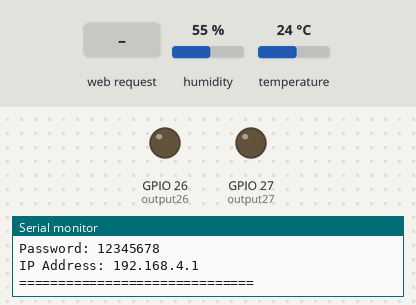
Bench run of a sketch on a simulated ESP32. On the bench: output pins drawn as LEDs (lit = HIGH), the last lines printed to the serial monitor. Inputs (shaded band) come from the test bench; at power-on: humidity 55 %, temperature 24 °C.

Above: at 1.2 s.
1.3 s: HTTP request GET /26/on received
At 2.1 s:
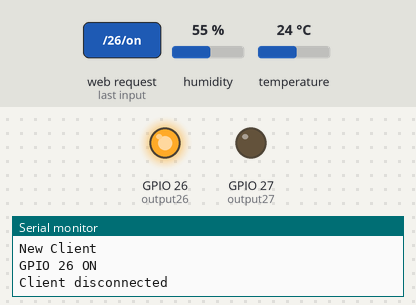
2.8 s: HTTP request GET /27/on received
At 3.6 s:
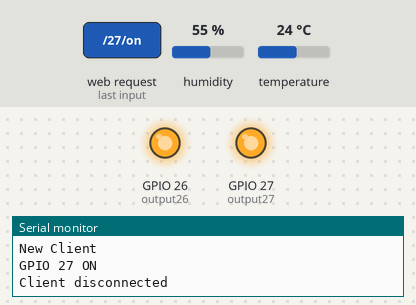
4.3 s: HTTP request GET /26/off received
At 5.5 s:
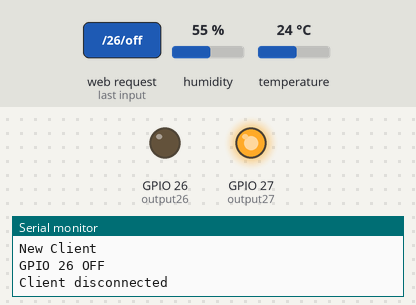
5.8 s: HTTP request GET /27/off received
At 7.1 s:
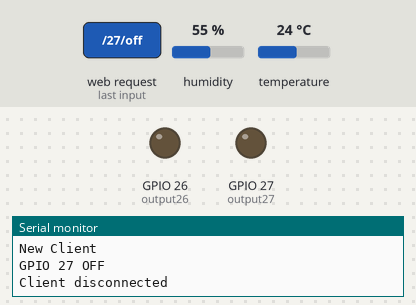
Timing chart, 0 to 8.3 s (numbered marks = the images above; inputs shaded):
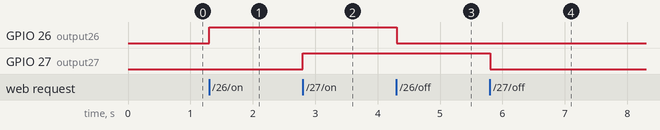

Measured:
- after the input at 1.3 s, GPIO 26 (output26): LOW → HIGH at once
- after the input at 2.8 s, GPIO 27 (output27): LOW → HIGH at once
- after the input at 4.3 s, GPIO 26 (output26): HIGH → LOW at once
- after the input at 5.8 s, GPIO 27 (output27): HIGH → LOW at once

The sketch:

sketch_sep30a.ino
```cpp
#include <WiFi.h>
#include "DHT.h"

// ========================================
// ESP32 WiFi
// ========================================
const char* ssid = "ESP32_WIFI";
const char* password = "12345678";

// ========================================
// DHT11
// ========================================
#define DHTPIN 4
#define DHTTYPE DHT11

DHT dht(DHTPIN, DHTTYPE);

// ========================================
// Web Server
// ========================================
WiFiServer server(80);

// ========================================
// GPIO
// ========================================
const int output26 = 26;
const int output27 = 27;

String output26State = "OFF";
String output27State = "OFF";

// ========================================
// SETUP
// ========================================
void setup() {

  Serial.begin(115200);

  pinMode(output26, OUTPUT);
  pinMode(output27, OUTPUT);

  digitalWrite(output26, LOW);
  digitalWrite(output27, LOW);

  dht.begin();

  // ========================================
  // Create WiFi Access Point
  // ========================================
  WiFi.mode(WIFI_AP);

  WiFi.softAP(ssid, password);

  Serial.println();
  Serial.println("==============================");
  Serial.println("ESP32 WiFi Started");
  Serial.print("WiFi Name: ");
  Serial.println(ssid);
  Serial.print("Password: ");
  Serial.println(password);
  Serial.print("IP Address: ");
  Serial.println(WiFi.softAPIP());
  Serial.println("==============================");

  server.begin();
}

// ========================================
// LOOP
// ========================================
void loop() {

  WiFiClient client = server.available();

  if (!client) {
    return;
  }

  Serial.println("New Client");

  String request = "";

  unsigned long timeout = millis();

  while (client.connected() && millis() - timeout < 2000) {

    if (client.available()) {

      char c = client.read();

      request += c;

      if (c == '\n') {

        // ========================================
        // GPIO 26
        // ========================================

        if (request.indexOf("GET /26/on") >= 0) {

          digitalWrite(output26, HIGH);
          output26State = "ON";

          Serial.println("GPIO 26 ON");
        }

        if (request.indexOf("GET /26/off") >= 0) {

          digitalWrite(output26, LOW);
          output26State = "OFF";

          Serial.println("GPIO 26 OFF");
        }

        // ========================================
        // GPIO 27
        // ========================================

        if (request.indexOf("GET /27/on") >= 0) {

          digitalWrite(output27, HIGH);
          output27State = "ON";

          Serial.println("GPIO 27 ON");
        }

        if (request.indexOf("GET /27/off") >= 0) {

          digitalWrite(output27, LOW);
          output27State = "OFF";

          Serial.println("GPIO 27 OFF");
        }

        // ========================================
        // Read DHT11
        // ========================================

        float temperature = dht.readTemperature();
        float humidity = dht.readHumidity();

        if (isnan(temperature)) {
          temperature = 0;
        }

        if (isnan(humidity)) {
          humidity = 0;
        }

        // ========================================
        // Calculate Gauge Angles
        // Temperature: 0-50 C
        // Humidity: 0-100 %
        // ========================================

        int tempAngle = map(
          constrain((int)temperature, 0, 50),
          0,
          50,
          -90,
          90
        );

        int humAngle = map(
          constrain((int)humidity, 0, 100),
          0,
          100,
          -90,
          90
        );

        // ========================================
        // HTTP
        // ========================================

        client.println("HTTP/1.1 200 OK");
        client.println("Content-type:text/html");
        client.println("Connection: close");
        client.println();

        // ========================================
        // HTML
        // ========================================

        client.println("<!DOCTYPE html>");
        client.println("<html>");
        client.println("<head>");

        client.println(
          "<meta name='viewport' "
          "content='width=device-width, initial-scale=1'>"
        );

        client.println("<title>ESP32 DHT11 Monitor</title>");

        // ========================================
        // CSS
        // ========================================

        client.println("<style>");

        client.println("* { box-sizing: border-box; }");

        client.println("body {");
        client.println("font-family: Arial, sans-serif;");
        client.println("text-align: center;");
        client.println("background: #111827;");
        client.println("color: white;");
        client.println("margin: 0;");
        client.println("padding: 20px;");
        client.println("}");

        client.println("h1 {");
        client.println("margin-bottom: 30px;");
        client.println("}");

        client.println(".gauges {");
        client.println("display: flex;");
        client.println("justify-content: center;");
        client.println("align-items: center;");
        client.println("gap: 40px;");
        client.println("flex-wrap: wrap;");
        client.println("}");

        // ========================================
        // Gauge
        // ========================================

        client.println(".gauge-box {");
        client.println("width: 330px;");
        client.println("background: #1f2937;");
        client.println("padding: 25px;");
        client.println("border-radius: 20px;");
        client.println("}");

        client.println(".gauge {");
        client.println("position: relative;");
        client.println("width: 280px;");
        client.println("height: 160px;");
        client.println("margin: 20px auto;");
        client.println("border-radius: 280px 280px 0 0;");
        client.println("background:");
        client.println("conic-gradient(");
        client.println("#2196F3 0deg,");
        client.println("#00C853 45deg,");
        client.println("#FFC107 70deg,");
        client.println("#F44336 90deg,");
        client.println("#F44336 180deg");
        client.println(");");
        client.println("overflow: hidden;");
        client.println("}");

        client.println(".gauge::after {");
        client.println("content: '';");
        client.println("position: absolute;");
        client.println("width: 230px;");
        client.println("height: 115px;");
        client.println("background: #1f2937;");
        client.println("bottom: 0;");
        client.println("left: 25px;");
        client.println("border-radius: 230px 230px 0 0;");
        client.println("}");

        client.println(".needle {");
        client.println("position: absolute;");
        client.println("width: 6px;");
        client.println("height: 110px;");
        client.println("background: white;");
        client.println("bottom: 0;");
        client.println("left: 137px;");
        client.println("transform-origin: bottom center;");
        client.println("z-index: 5;");
        client.println("border-radius: 5px;");
        client.println("}");

        client.println(".center {");
        client.println("position: absolute;");
        client.println("width: 22px;");
        client.println("height: 22px;");
        client.println("background: white;");
        client.println("border-radius: 50%;");
        client.println("bottom: -5px;");
        client.println("left: 129px;");
        client.println("z-index: 6;");
        client.println("}");

        client.println(".value {");
        client.println("position: absolute;");
        client.println("width: 100%;");
        client.println("bottom: 20px;");
        client.println("left: 0;");
        client.println("font-size: 25px;");
        client.println("font-weight: bold;");
        client.println("z-index: 10;");
        client.println("}");

        client.println(".title {");
        client.println("font-size: 22px;");
        client.println("font-weight: bold;");
        client.println("}");

        // ========================================
        // Buttons
        // ========================================

        client.println(".control {");
        client.println("background: #1f2937;");
        client.println("margin: 30px auto;");
        client.println("padding: 20px;");
        client.println("max-width: 700px;");
        client.println("border-radius: 20px;");
        client.println("}");

        client.println(".button {");
        client.println("display: inline-block;");
        client.println("padding: 14px 30px;");
        client.println("margin: 5px;");
        client.println("font-size: 18px;");
        client.println("text-decoration: none;");
        client.println("color: white;");
        client.println("background: #16a34a;");
        client.println("border-radius: 10px;");
        client.println("}");

        client.println(".off {");
        client.println("background: #dc2626;");
        client.println("}");

        client.println(".state {");
        client.println("font-size: 18px;");
        client.println("}");

        client.println("</style>");

        client.println("</head>");

        // ========================================
        // BODY
        // ========================================

        client.println("<body>");

        client.println("<h1>ESP32 DHT11 Monitor</h1>");

        // ========================================
        // GAUGES
        // ========================================

        client.println("<div class='gauges'>");

        // Temperature Gauge
        client.println("<div class='gauge-box'>");

        client.println("<div class='title'>TEMPERATURE</div>");

        client.println("<div class='gauge'>");

        client.print(
          "<div class='needle' style='transform: rotate("
        );
        client.print(tempAngle);
        client.println("deg);'></div>");

        client.println("<div class='center'></div>");

        client.print("<div class='value'>");
        client.print(temperature, 1);
        client.println(" &deg;C</div>");

        client.println("</div>");

        client.println("<p>Range: 0 - 50 &deg;C</p>");

        client.println("</div>");

        // Humidity Gauge
        client.println("<div class='gauge-box'>");

        client.println("<div class='title'>HUMIDITY</div>");

        client.println("<div class='gauge'>");

        client.print(
          "<div class='needle' style='transform: rotate("
        );
        client.print(humAngle);
        client.println("deg);'></div>");

        client.println("<div class='center'></div>");

        client.print("<div class='value'>");
        client.print(humidity, 1);
        client.println(" %</div>");

        client.println("</div>");

        client.println("<p>Range: 0 - 100 %</p>");

        client.println("</div>");

        client.println("</div>");

        // ========================================
        // GPIO CONTROL
        // ========================================

        client.println("<div class='control'>");

        client.println("<h2>GPIO CONTROL</h2>");

        // GPIO 26
        client.println("<h3>GPIO 26</h3>");

        client.print("<div class='state'>State: <b>");
        client.print(output26State);
        client.println("</b></div>");

        if (output26State == "OFF") {

          client.println(
            "<a class='button' href='/26/on'>ON</a>"
          );

        } else {

          client.println(
            "<a class='button off' href='/26/off'>OFF</a>"
          );
        }

        // GPIO 27
        client.println("<h3>GPIO 27</h3>");

        client.print("<div class='state'>State: <b>");
        client.print(output27State);
        client.println("</b></div>");

        if (output27State == "OFF") {

          client.println(
            "<a class='button' href='/27/on'>ON</a>"
          );

        } else {

          client.println(
            "<a class='button off' href='/27/off'>OFF</a>"
          );
        }

        client.println("</div>");

        client.println("</body>");
        client.println("</html>");

        client.println();

        break;
      }
    }
  }

  client.stop();

  Serial.println("Client disconnected");
}
```
